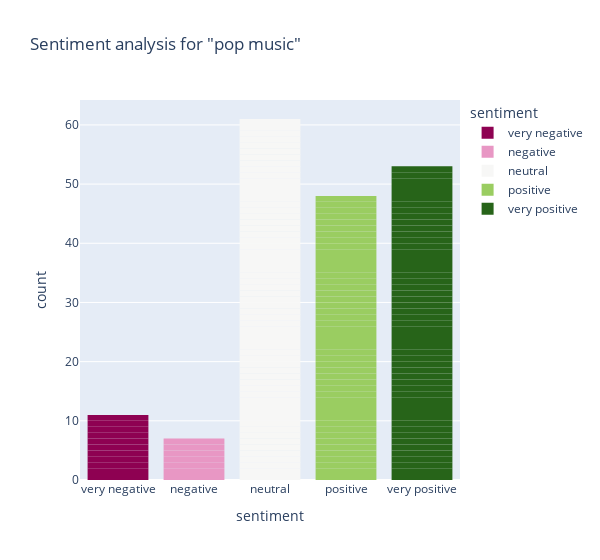

Notebook source saved alongside this figure:
### Markdown cell above
Here I get five colors from a sequential color bar

### Code cell
# bar chart
fig = px.bar(df, 
             x='sentiment',
             width=600,
             title='Sentiment analysis for "'+ searchterm + '"',
             color='sentiment',
             category_orders = {'sentiment':['very negative','negative','neutral','positive','very positive']},
             color_discrete_sequence=sentiment_colors, # use the colors selected in previous cell
            )
# fig.update_traces(textinfo='value')
fig.update_traces(marker_line_width=0) # gets rid of horizontal white lines
fig.show()

### Figure 1 — Plotly figure (JSON) as saved in the notebook; plotly's stock layout.template omitted (floating-point values rounded to 4 significant figures)
{"data": [{"alignmentgroup": "True", "hovertemplate": "sentiment=%{x}<br>count=%{y}<extra></extra>", "legendgroup": "very negative", "marker": {"color": "#8e0152", "line": {"width": 0}}, "name": "very negative", "offsetgroup": "very negative", "orientation": "v", "showlegend": true, "textposition": "auto", "type": "bar", "x": ["very negative", "very negative", "very negative", "very negative", "very negative", "very negative", "very negative", "very negative", "very negative", "very negative", "very negative"], "xaxis": "x", "y": [1, 1, 1, 1, 1, 1, 1, 1, 1, 1, 1], "yaxis": "y"}, {"alignmentgroup": "True", "hovertemplate": "sentiment=%{x}<br>count=%{y}<extra></extra>", "legendgroup": "negative", "marker": {"color": "#e897c4", "line": {"width": 0}}, "name": "negative", "offsetgroup": "negative", "orientation": "v", "showlegend": true, "textposition": "auto", "type": "bar", "x": ["negative", "negative", "negative", "negative", "negative", "negative", "negative"], "xaxis": "x", "y": [1, 1, 1, 1, 1, 1, 1], "yaxis": "y"}, {"alignmentgroup": "True", "hovertemplate": "sentiment=%{x}<br>count=%{y}<extra></extra>", "legendgroup": "neutral", "marker": {"color": "#f7f7f6", "line": {"width": 0}}, "name": "neutral", "offsetgroup": "neutral", "orientation": "v", "showlegend": true, "textposition": "auto", "type": "bar", "x": ["neutral", "neutral", "neutral", "neutral", "neutral", "neutral", "neutral", "neutral", "neutral", "neutral", "neutral", "neutral", "neutral", "neutral", "neutral", "neutral", "neutral", "neutral", "neutral", "neutral", "neutral", "neutral", "neutral", "neutral", "neutral", "neutral", "neutral", "neutral", "neutral", "neutral", "neutral", "neutral", "neutral", "neutral", "neutral", "neutral", "neutral", "neutral", "neutral", "neutral", "neutral", "neutral", "neutral", "neutral", "neutral", "neutral", "neutral", "neutral", "neutral", "neutral", "neutral", "neutral", "neutral", "neutral", "neutral", "neutral", "neutral", "neutral", "neutral", "neutral", "neutral"], "xaxis": "x", "y": [1, 1, 1, 1, 1, 1, 1, 1, 1, 1, 1, 1, 1, 1, 1, 1, 1, 1, 1, 1, 1, 1, 1, 1, 1, 1, 1, 1, 1, 1, 1, 1, 1, 1, 1, 1, 1, 1, 1, 1, 1, 1, 1, 1, 1, 1, 1, 1, 1, 1, 1, 1, 1, 1, 1, 1, 1, 1, 1, 1, 1], "yaxis": "y"}, {"alignmentgroup": "True", "hovertemplate": "sentiment=%{x}<br>count=%{y}<extra></extra>", "legendgroup": "positive", "marker": {"color": "#9acd61", "line": {"width": 0}}, "name": "positive", "offsetgroup": "positive", "orientation": "v", "showlegend": true, "textposition": "auto", "type": "bar", "x": ["positive", "positive", "positive", "positive", "positive", "positive", "positive", "positive", "positive", "positive", "positive", "positive", "positive", "positive", "positive", "positive", "positive", "positive", "positive", "positive", "positive", "positive", "positive", "positive", "positive", "positive", "positive", "positive", "positive", "positive", "positive", "positive", "positive", "positive", "positive", "positive", "positive", "positive", "positive", "positive", "positive", "positive", "positive", "positive", "positive", "positive", "positive", "positive"], "xaxis": "x", "y": [1, 1, 1, 1, 1, 1, 1, 1, 1, 1, 1, 1, 1, 1, 1, 1, 1, 1, 1, 1, 1, 1, 1, 1, 1, 1, 1, 1, 1, 1, 1, 1, 1, 1, 1, 1, 1, 1, 1, 1, 1, 1, 1, 1, 1, 1, 1, 1], "yaxis": "y"}, {"alignmentgroup": "True", "hovertemplate": "sentiment=%{x}<br>count=%{y}<extra></extra>", "legendgroup": "very positive", "marker": {"color": "#276419", "line": {"width": 0}}, "name": "very positive", "offsetgroup": "very positive", "orientation": "v", "showlegend": true, "textposition": "auto", "type": "bar", "x": ["very positive", "very positive", "very positive", "very positive", "very positive", "very positive", "very positive", "very positive", "very positive", "very positive", "very positive", "very positive", "very positive", "very positive", "very positive", "very positive", "very positive", "very positive", "very positive", "very positive", "very positive", "very positive", "very positive", "very positive", "very positive", "very positive", "very positive", "very positive", "very positive", "very positive", "very positive", "very positive", "very positive", "very positive", "very positive", "very positive", "very positive", "very positive", "very positive", "very positive", "very positive", "very positive", "very positive", "very positive", "very positive", "very positive", "very positive", "very positive", "very positive", "very positive", "very positive", "very positive", "very positive"], "xaxis": "x", "y": [1, 1, 1, 1, 1, 1, 1, 1, 1, 1, 1, 1, 1, 1, 1, 1, 1, 1, 1, 1, 1, 1, 1, 1, 1, 1, 1, 1, 1, 1, 1, 1, 1, 1, 1, 1, 1, 1, 1, 1, 1, 1, 1, 1, 1, 1, 1, 1, 1, 1, 1, 1, 1], "yaxis": "y"}], "layout": {"barmode": "relative", "legend": {"title": {"text": "sentiment"}, "tracegroupgap": 0}, "title": {"text": "Sentiment analysis for \"pop music\""}, "width": 600, "xaxis": {"anchor": "y", "categoryarray": ["very negative", "negative", "neutral", "positive", "very positive"], "categoryorder": "array", "domain": [0, 1], "title": {"text": "sentiment"}}, "yaxis": {"anchor": "x", "domain": [0, 1], "title": {"text": "count"}}}}
